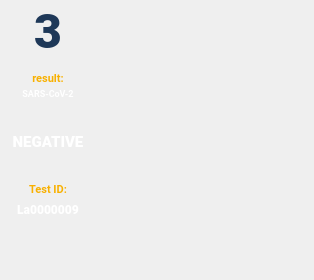
<?xml version="1.0" encoding="UTF-8"?>
<ui version="4.0">
 <class>Form</class>
 <widget class="QWidget" name="Form">
  <property name="geometry">
   <rect>
    <x>0</x>
    <y>0</y>
    <width>314</width>
    <height>280</height>
   </rect>
  </property>
  <property name="windowTitle">
   <string notr="true">Form</string>
  </property>
  <property name="styleSheet">
   <string notr="true"/>
  </property>
  <widget class="QWidget" name="background" native="true">
   <property name="geometry">
    <rect>
     <x>0</x>
     <y>0</y>
     <width>96</width>
     <height>224</height>
    </rect>
   </property>
   <property name="styleSheet">
    <string notr="true">.QWidget{background-image: url(:/new_slot/png/new_slot/negative.png); border:0px}</string>
   </property>
   <widget class="QLabel" name="number">
    <property name="geometry">
     <rect>
      <x>0</x>
      <y>0</y>
      <width>96</width>
      <height>62</height>
     </rect>
    </property>
    <property name="font">
     <font>
      <family>Roboto Black</family>
      <pointsize>36</pointsize>
      <weight>75</weight>
      <bold>true</bold>
     </font>
    </property>
    <property name="styleSheet">
     <string notr="true">.QLabel{background-color: transparent; border:0; color : #1e3858}</string>
    </property>
    <property name="text">
     <string notr="true">3</string>
    </property>
    <property name="alignment">
     <set>Qt::AlignCenter</set>
    </property>
   </widget>
   <widget class="QLabel" name="result">
    <property name="geometry">
     <rect>
      <x>0</x>
      <y>125</y>
      <width>96</width>
      <height>34</height>
     </rect>
    </property>
    <property name="font">
     <font>
      <family>Roboto Black</family>
      <pointsize>11</pointsize>
      <weight>75</weight>
      <bold>true</bold>
     </font>
    </property>
    <property name="styleSheet">
     <string notr="true">.QLabel{background-color: transparent; border:0; color : white}</string>
    </property>
    <property name="text">
     <string>NEGATIVE</string>
    </property>
    <property name="alignment">
     <set>Qt::AlignCenter</set>
    </property>
   </widget>
   <widget class="QLabel" name="id">
    <property name="geometry">
     <rect>
      <x>0</x>
      <y>196</y>
      <width>96</width>
      <height>26</height>
     </rect>
    </property>
    <property name="font">
     <font>
      <family>Roboto Black</family>
      <pointsize>9</pointsize>
      <weight>75</weight>
      <bold>true</bold>
     </font>
    </property>
    <property name="styleSheet">
     <string notr="true">QLabel{background-color: transparent; border:0; color : white}</string>
    </property>
    <property name="text">
     <string notr="true">La0000009</string>
    </property>
    <property name="alignment">
     <set>Qt::AlignCenter</set>
    </property>
   </widget>
   <widget class="QLabel" name="result_tag">
    <property name="geometry">
     <rect>
      <x>0</x>
      <y>66</y>
      <width>96</width>
      <height>24</height>
     </rect>
    </property>
    <property name="font">
     <font>
      <family>Roboto</family>
      <pointsize>8</pointsize>
      <weight>75</weight>
      <bold>true</bold>
     </font>
    </property>
    <property name="styleSheet">
     <string notr="true">.QLabel{background-color: transparent; border:0; color : #f8b000}</string>
    </property>
    <property name="inputMethodHints">
     <set>Qt::ImhNone</set>
    </property>
    <property name="text">
     <string>result:</string>
    </property>
    <property name="textFormat">
     <enum>Qt::AutoText</enum>
    </property>
    <property name="alignment">
     <set>Qt::AlignCenter</set>
    </property>
    <property name="wordWrap">
     <bool>true</bool>
    </property>
    <property name="margin">
     <number>0</number>
    </property>
    <property name="indent">
     <number>-1</number>
    </property>
   </widget>
   <widget class="QLabel" name="target_name">
    <property name="geometry">
     <rect>
      <x>0</x>
      <y>79</y>
      <width>96</width>
      <height>30</height>
     </rect>
    </property>
    <property name="font">
     <font>
      <family>Roboto</family>
      <pointsize>7</pointsize>
      <weight>75</weight>
      <bold>true</bold>
     </font>
    </property>
    <property name="styleSheet">
     <string notr="true">.QLabel{background-color: transparent; border:0; color :white}</string>
    </property>
    <property name="inputMethodHints">
     <set>Qt::ImhNone</set>
    </property>
    <property name="text">
     <string notr="true">SARS-CoV-2</string>
    </property>
    <property name="textFormat">
     <enum>Qt::AutoText</enum>
    </property>
    <property name="alignment">
     <set>Qt::AlignCenter</set>
    </property>
    <property name="wordWrap">
     <bool>true</bool>
    </property>
    <property name="margin">
     <number>0</number>
    </property>
    <property name="indent">
     <number>-1</number>
    </property>
   </widget>
   <widget class="QLabel" name="id_tag">
    <property name="geometry">
     <rect>
      <x>0</x>
      <y>178</y>
      <width>96</width>
      <height>21</height>
     </rect>
    </property>
    <property name="font">
     <font>
      <family>Roboto</family>
      <pointsize>8</pointsize>
      <weight>75</weight>
      <bold>true</bold>
     </font>
    </property>
    <property name="styleSheet">
     <string notr="true">.QLabel{background-color: transparent; border:0; color : #f8b000}</string>
    </property>
    <property name="inputMethodHints">
     <set>Qt::ImhNone</set>
    </property>
    <property name="text">
     <string>Test ID:</string>
    </property>
    <property name="textFormat">
     <enum>Qt::AutoText</enum>
    </property>
    <property name="alignment">
     <set>Qt::AlignCenter</set>
    </property>
    <property name="wordWrap">
     <bool>true</bool>
    </property>
    <property name="margin">
     <number>0</number>
    </property>
    <property name="indent">
     <number>-1</number>
    </property>
   </widget>
  </widget>
 </widget>
 <resources>
  <include location="../title.qrc"/>
 </resources>
 <connections/>
</ui>
